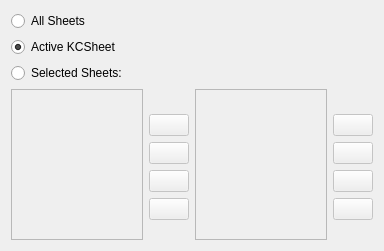
<ui version="4.0" >
 <author>The KSpread Team &lt;koffice-devel@kde.org></author>
 <comment>This file is part of the KDE project
Copyright (C) 2006 The KSpread Team &lt;koffice-devel@kde.org>

This library is free software; you can redistribute it and/or
modify it under the terms of the GNU Library General Public
License as published by the Free Software Foundation; either
version 2 of the License, or (at your option) any later version.

This library is distributed in the hope that it will be useful,
but WITHOUT ANY WARRANTY; without even the implied warranty of
MERCHANTABILITY or FITNESS FOR A PARTICULAR PURPOSE.  See the
GNU Library General Public License for more details.

You should have received a copy of the GNU Library General Public
License along with this library; see the file COPYING.LIB.  If not,
write to the Free Software Foundation, Inc., 51 Franklin Street,
Fifth Floor, Boston, MA 02110-1301, USA.</comment>
 <class>SheetSelectWidget</class>
 <widget class="QWidget" name="SheetSelectWidget" >
  <property name="geometry" >
   <rect>
    <x>0</x>
    <y>0</y>
    <width>384</width>
    <height>251</height>
   </rect>
  </property>
  <property name="sizePolicy" >
   <sizepolicy vsizetype="Expanding" hsizetype="Expanding" >
    <horstretch>0</horstretch>
    <verstretch>0</verstretch>
   </sizepolicy>
  </property>
  <layout class="QGridLayout" name="gridLayout" >
   <item row="0" column="0" >
    <widget class="QRadioButton" name="allSheetsButton" >
     <property name="text" >
      <string>All Sheets</string>
     </property>
    </widget>
   </item>
   <item row="1" column="0" >
    <widget class="QRadioButton" name="activeSheetButton" >
     <property name="text" >
      <string>Active KCSheet</string>
     </property>
     <property name="checked" >
      <bool>true</bool>
     </property>
    </widget>
   </item>
   <item row="2" column="0" >
    <widget class="QRadioButton" name="selectedSheetsButton" >
     <property name="text" >
      <string>Selected Sheets:</string>
     </property>
    </widget>
   </item>
   <item rowspan="6" row="3" column="0" >
    <widget class="QListWidget" name="ListViewAvailable" >
     <property name="enabled" >
      <bool>false</bool>
     </property>
     <property name="toolTip" >
      <string>Available sheets</string>
     </property>
     <property name="whatsThis" >
      <string>&lt;b>List of all available sheets.&lt;/b>&lt;br>
To print a sheet you have to select one or more sheets in this list and use the buttons to insert the selected sheet(s) in the right-hand list, which lists all sheets that are printed.&lt;br>
You can insert a sheet as often as you like, this way it will be printed multiple times. This is useful for dividers or title pages, for example.</string>
     </property>
     <property name="dragEnabled" >
      <bool>true</bool>
     </property>
     <column>
      <property name="text" >
       <string>Available Sheets</string>
      </property>
      <property name="clickable" >
       <bool>true</bool>
      </property>
      <property name="resizable" >
       <bool>true</bool>
      </property>
     </column>
    </widget>
   </item>
   <item row="3" column="1" >
    <spacer name="verticalSpacer" >
     <property name="orientation" >
      <enum>Qt::Vertical</enum>
     </property>
     <property name="sizeHint" stdset="0" >
      <size>
       <width>20</width>
       <height>9</height>
      </size>
     </property>
    </spacer>
   </item>
   <item rowspan="6" row="3" column="2" >
    <widget class="QListWidget" name="ListViewSelected" >
     <property name="enabled" >
      <bool>false</bool>
     </property>
     <property name="acceptDrops" >
      <bool>true</bool>
     </property>
     <property name="toolTip" >
      <string>List of sheets to print in given order</string>
     </property>
     <property name="whatsThis" >
      <string>&lt;b>List of sheets to print.&lt;/b>&lt;br>
Only the sheets listed here will be printed in the order of listing. You can change the print order with the up and down buttons.&lt;br>
It is even possible to print a sheet more than once. Just insert the desired sheet again and order the list to your needs.</string>
     </property>
     <property name="dragEnabled" >
      <bool>true</bool>
     </property>
     <column>
      <property name="text" >
       <string>Selected Sheets</string>
      </property>
      <property name="clickable" >
       <bool>true</bool>
      </property>
      <property name="resizable" >
       <bool>true</bool>
      </property>
     </column>
    </widget>
   </item>
   <item row="3" column="3" >
    <spacer name="verticalSpacer_3" >
     <property name="orientation" >
      <enum>Qt::Vertical</enum>
     </property>
     <property name="sizeHint" stdset="0" >
      <size>
       <width>20</width>
       <height>9</height>
      </size>
     </property>
    </spacer>
   </item>
   <item row="4" column="1" >
    <widget class="KPushButton" name="ButtonSelectAll" >
     <property name="enabled" >
      <bool>false</bool>
     </property>
     <property name="toolTip" >
      <string>Select all sheets</string>
     </property>
     <property name="text" >
      <string/>
     </property>
    </widget>
   </item>
   <item row="4" column="3" >
    <widget class="KPushButton" name="ButtonMoveTop" >
     <property name="enabled" >
      <bool>false</bool>
     </property>
     <property name="toolTip" >
      <string>Move selected sheet to the top</string>
     </property>
     <property name="text" >
      <string/>
     </property>
    </widget>
   </item>
   <item row="5" column="1" >
    <widget class="KPushButton" name="ButtonSelect" >
     <property name="enabled" >
      <bool>false</bool>
     </property>
     <property name="toolTip" >
      <string>Select sheets</string>
     </property>
     <property name="text" >
      <string/>
     </property>
    </widget>
   </item>
   <item row="5" column="3" >
    <widget class="KPushButton" name="ButtonMoveUp" >
     <property name="enabled" >
      <bool>false</bool>
     </property>
     <property name="toolTip" >
      <string>Move selected sheet up</string>
     </property>
     <property name="text" >
      <string/>
     </property>
    </widget>
   </item>
   <item row="6" column="1" >
    <widget class="KPushButton" name="ButtonRemove" >
     <property name="enabled" >
      <bool>false</bool>
     </property>
     <property name="toolTip" >
      <string>Remove sheets</string>
     </property>
     <property name="text" >
      <string/>
     </property>
    </widget>
   </item>
   <item row="6" column="3" >
    <widget class="KPushButton" name="ButtonMoveDown" >
     <property name="enabled" >
      <bool>false</bool>
     </property>
     <property name="toolTip" >
      <string>Move selected sheet down</string>
     </property>
     <property name="text" >
      <string/>
     </property>
    </widget>
   </item>
   <item row="7" column="1" >
    <widget class="KPushButton" name="ButtonRemoveAll" >
     <property name="enabled" >
      <bool>false</bool>
     </property>
     <property name="toolTip" >
      <string>Clear Selection</string>
     </property>
     <property name="text" >
      <string/>
     </property>
    </widget>
   </item>
   <item row="7" column="3" >
    <widget class="KPushButton" name="ButtonMoveBottom" >
     <property name="enabled" >
      <bool>false</bool>
     </property>
     <property name="toolTip" >
      <string>Move selected sheet to the bottom</string>
     </property>
     <property name="text" >
      <string/>
     </property>
    </widget>
   </item>
   <item row="8" column="1" >
    <spacer name="verticalSpacer_2" >
     <property name="orientation" >
      <enum>Qt::Vertical</enum>
     </property>
     <property name="sizeHint" stdset="0" >
      <size>
       <width>20</width>
       <height>13</height>
      </size>
     </property>
    </spacer>
   </item>
   <item row="8" column="3" >
    <spacer name="verticalSpacer_4" >
     <property name="orientation" >
      <enum>Qt::Vertical</enum>
     </property>
     <property name="sizeHint" stdset="0" >
      <size>
       <width>20</width>
       <height>13</height>
      </size>
     </property>
    </spacer>
   </item>
  </layout>
 </widget>
 <layoutfunction spacing="KDialog::spacingHint" margin="KDialog::marginHint" />
 <pixmapfunction>KIcon</pixmapfunction>
 <customwidgets>
  <customwidget>
   <class>KPushButton</class>
   <extends>QPushButton</extends>
   <header>kpushbutton.h</header>
  </customwidget>
 </customwidgets>
 <tabstops>
  <tabstop>ListViewAvailable</tabstop>
  <tabstop>ButtonSelectAll</tabstop>
  <tabstop>ButtonSelect</tabstop>
  <tabstop>ButtonRemove</tabstop>
  <tabstop>ButtonRemoveAll</tabstop>
  <tabstop>ListViewSelected</tabstop>
  <tabstop>ButtonMoveTop</tabstop>
  <tabstop>ButtonMoveUp</tabstop>
  <tabstop>ButtonMoveDown</tabstop>
  <tabstop>ButtonMoveBottom</tabstop>
 </tabstops>
 <includes>
  <include location="global" >kdialog.h</include>
 </includes>
 <resources/>
 <connections/>
</ui>
